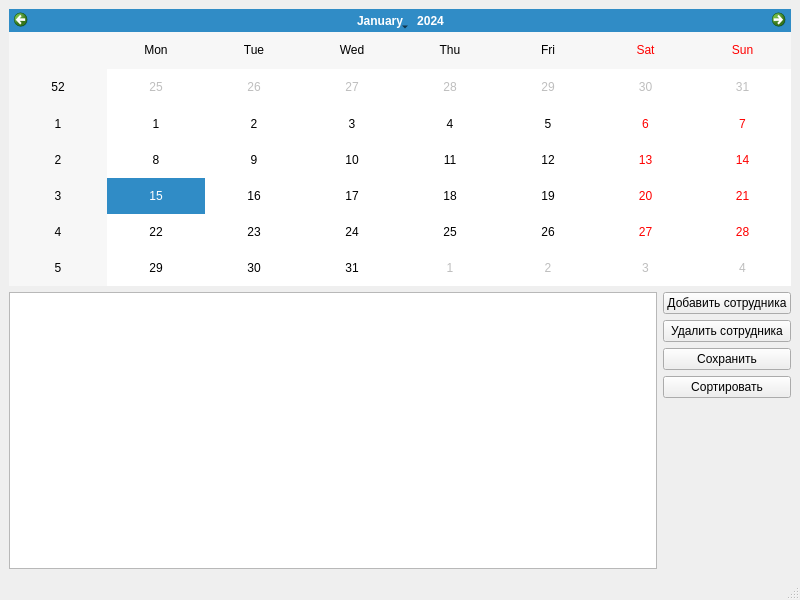
<?xml version="1.0" encoding="UTF-8"?>
<ui version="4.0">
 <class>MainWindow</class>
 <widget class="QMainWindow" name="MainWindow">
  <property name="geometry">
   <rect>
    <x>0</x>
    <y>0</y>
    <width>800</width>
    <height>600</height>
   </rect>
  </property>
  <property name="windowTitle">
   <string>Календарь дней рождения</string>
  </property>
  <widget class="QWidget" name="centralwidget">
   <layout class="QGridLayout" name="gridLayout">
    <item row="0" column="0" colspan="2">
     <widget class="QCalendarWidget" name="calendarWidget">
      <property name="styleSheet">
       <string notr="true"/>
      </property>
     </widget>
    </item>
    <item row="1" column="1">
     <layout class="QVBoxLayout" name="verticalLayout">
      <item>
       <widget class="QPushButton" name="pb_Add">
        <property name="text">
         <string>Добавить сотрудника</string>
        </property>
       </widget>
      </item>
      <item>
       <widget class="QPushButton" name="pb_Del">
        <property name="text">
         <string>Удалить сотрудника</string>
        </property>
       </widget>
      </item>
      <item>
       <widget class="QPushButton" name="pb_Save">
        <property name="text">
         <string>Сохранить</string>
        </property>
       </widget>
      </item>
      <item>
       <widget class="QPushButton" name="pb_Sort">
        <property name="text">
         <string>Сортировать</string>
        </property>
       </widget>
      </item>
      <item>
       <spacer name="verticalSpacer">
        <property name="orientation">
         <enum>Qt::Vertical</enum>
        </property>
        <property name="sizeHint" stdset="0">
         <size>
          <width>20</width>
          <height>40</height>
         </size>
        </property>
       </spacer>
      </item>
     </layout>
    </item>
    <item row="1" column="0">
     <widget class="QTableView" name="tableView"/>
    </item>
   </layout>
  </widget>
  <widget class="QMenuBar" name="menubar">
   <property name="geometry">
    <rect>
     <x>0</x>
     <y>0</y>
     <width>800</width>
     <height>21</height>
    </rect>
   </property>
  </widget>
  <widget class="QStatusBar" name="statusbar"/>
 </widget>
 <resources/>
 <connections/>
</ui>
